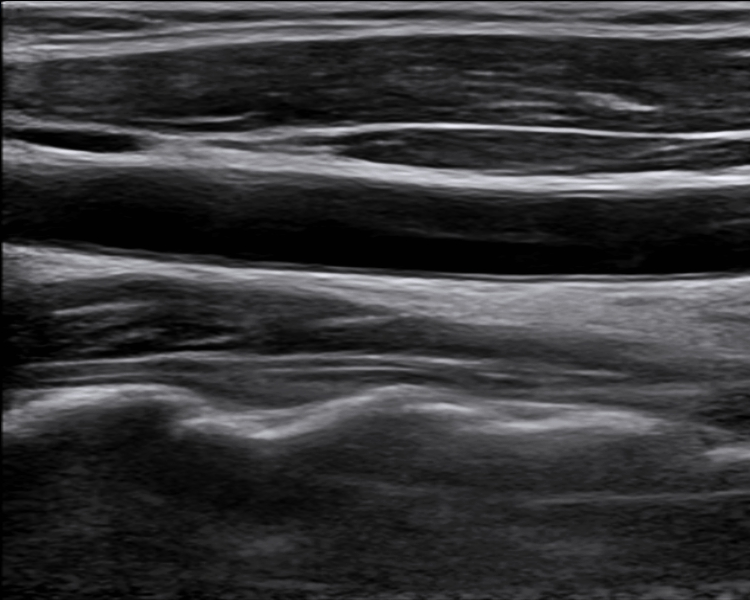
#> input picture img1.bmp, 750 x 600 px, found by its file name
$ python levelSet_chan_vese.py
#> lines starting #> are read from the running program, lines starting #| are printed output that depends on the picture; after the words box and inside, x2 and y2 are one past the last pixel; in counts of white or black regions, pixels touching at a corner belong together
import cv2
import numpy as np
from pylab import *
import math
Image = cv2.imread("C:/Users/lenovo/Desktop/wgz/pic/img1.bmp")
#> Image is the input picture: shape (600, 750, 3); mean B, G, R 56.6, 54.8, 55
image = cv2.cvtColor(Image, cv2.COLOR_BGR2GRAY)  # 变成灰度图
img = np.array(image, dtype=np.float64)  # 读入到np的array中，并转化浮点类型

# 初始水平集函数
IniLSF = np.ones((img.shape[0], img.shape[1]), img.dtype)  # img形状的
IniLSF[300:320, 300:320] = -1  # 在中间画一个方框
IniLSF = -IniLSF

# 画初始轮廓
Image = cv2.cvtColor(Image, cv2.COLOR_BGR2RGB)#(#BGR变成rgb)
plt.figure(1), plt.imshow(Image), plt.xticks([]), plt.yticks([])  # to hide tick values on X and Y axis
plt.contour(IniLSF, [0], color='b', linewidth=2)  # 画LSF=0处的等高线
plt.draw(), plt.show(block=False)  # ??
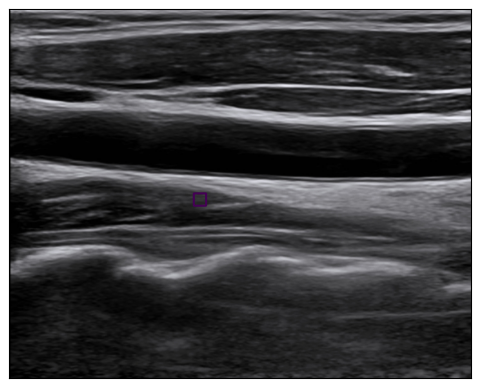
#> figure drawn by matplotlib, 1 panel

def mat_math(intput, str):
    output = intput
    for i in range(img.shape[0]):
        for j in range(img.shape[1]):
            if str == "atan":
                output[i, j] = math.atan(intput[i, j])
            if str == "sqrt":
                output[i, j] = math.sqrt(intput[i, j])
    return output

#cv函数
def CV(LSF, img, mu, nu, epison, step):
    Drc = (epison / math.pi) / (epison * epison + LSF * LSF)
    Hea = 0.5 * (1 + (2 / math.pi) * mat_math(LSF / epison, "atan"))
    Iy, Ix = np.gradient(LSF)
    s = mat_math(Ix * Ix + Iy * Iy, "sqrt")
    Nx = Ix / (s + 0.000001)
    Ny = Iy / (s + 0.000001)
    Mxx, Nxx = np.gradient(Nx)
    Nyy, Myy = np.gradient(Ny)
    cur = Nxx + Nyy
    Length = nu * Drc * cur

    Lap = cv2.Laplacian(LSF, -1)  #采用原图像的深度
    Penalty = mu * (Lap - cur)

    s1 = Hea * img
    s2 = (1 - Hea) * img
    s3 = 1 - Hea
    C1 = s1.sum() / Hea.sum()
    C2 = s2.sum() / s3.sum()
    CVterm = Drc * (-1 * (img - C1) * (img - C1) + 1 * (img - C2) * (img - C2))

    LSF = LSF + step * (Length + Penalty + CVterm)
    # plt.imshow(s, cmap ='gray'),plt.show()
    return LSF


# 模型参数
mu = 1  # 原本是1， 小于2是画边框， 大于2是填充了
nu = 0.003 * 255 * 255  # 原本是0.003， 小于2是画边框， 大于2是填充了
num = 20  # 原本是20， 小于2是画边框， 大于2是填充了
epison = 1
step = 0.1
LSF = IniLSF  # 最开始的小方框
for i in range(1, num):
    LSF = CV(LSF, img, mu, nu, epison, step)  # 迭代
    if i % 1 == 0:  # 显示分割轮廓
        plt.imshow(Image), plt.xticks([]), plt.yticks([])
        plt.contour(LSF, [0], colors='r', linewidth=2)
        plt.draw(), plt.show(block=False), plt.pause(0.01)
#> this loop made 19 passes
#> (C1 in CV, C2 in CV) on passes 1 to 12: (55, 55.02), (54.18, 55.29), (38.39, 65.3), (26.43, 93.99), (27.63, 103.2), (28.28, 105.9), (28.77, 107.8), (29.18, 109.3), (29.53, 110.6), (29.84, 111.7), (30.12, 112.7), (30.35, 113.6)
#> pass 1, in mat_math, `output = intput`:
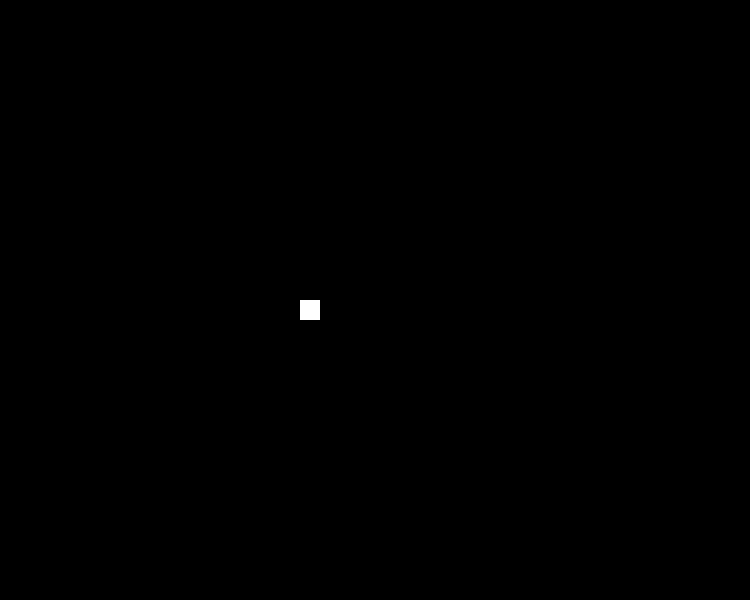
#> output: shape (600, 750) float64; values -1 (black) and 1 (white), 0.09% white; 1 white region, box (x1, y1, x2, y2) and area: (300, 300, 320, 320) 400
#> pass 2, `plt.draw(), plt.show(block=False), plt.pause(0.01)`:
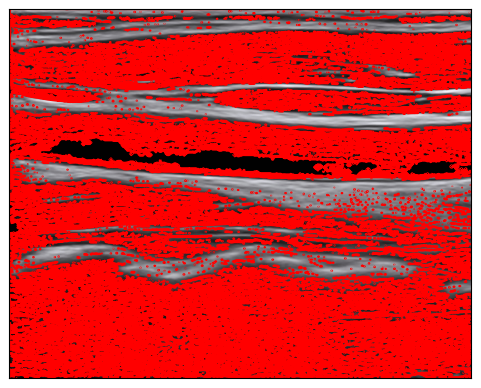
#> figure drawn by matplotlib, 1 panel
#> after the loop:
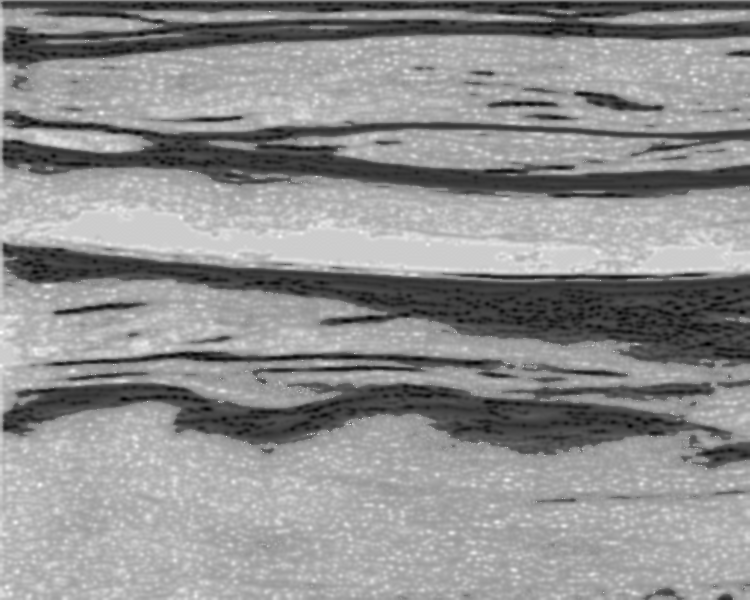
#> LSF: shape (600, 750) float64; min -63.88, max 74.83, mean 14.5; drawn with min black and max white
